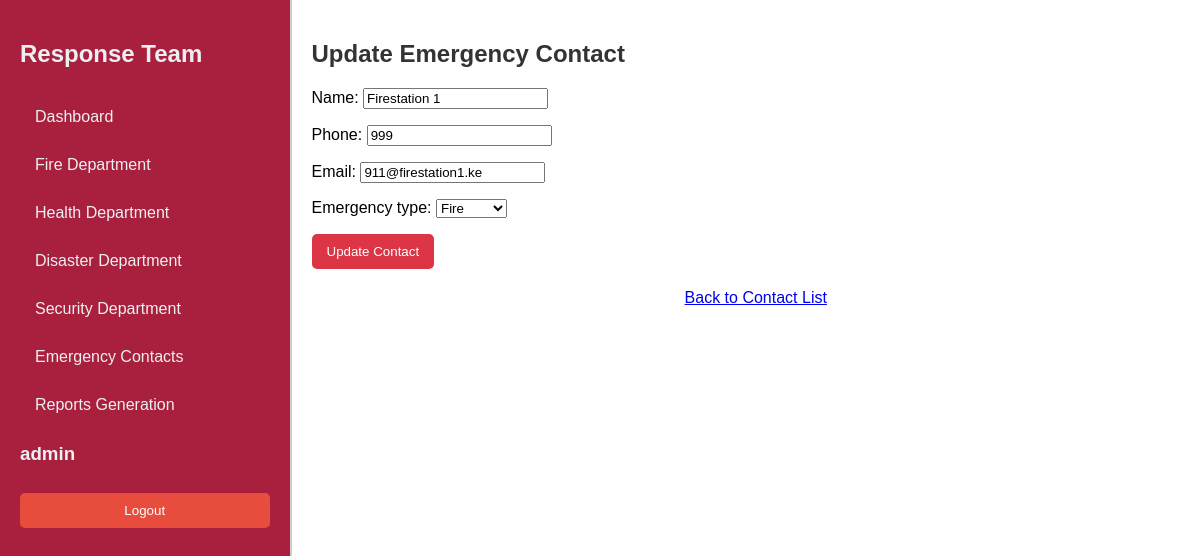
/response-team/emergency-contacts/update/1/ (signed in), run on the app's committed database.
### sos/models.py (models this page shows, shortened)
class EmergencyContacts(models.Model):
    name = models.CharField(max_length=200)
    phone = models.CharField(max_length=20)
    email = models.EmailField(max_length=200)
    emergency_type = models.ForeignKey(EmergencyType, on_delete=models.CASCADE)  # Changed field name

class EmergencyType(models.Model):
    name = models.CharField(max_length=255, unique=True, help_text="Fire, Medical, Security")
    description = models.TextField(blank=True, null=True)
    def __str__(self):
        return self.name

### responseTeam/views.py (the view)
# urls.py: path('emergency-contacts/update/<int:pk>/', views.emergency_contacts_update, name='emergency_contacts_update'),
@staff_member_required
def emergency_contacts_update(request, pk):
    contact = get_object_or_404(EmergencyContacts, pk=pk)
    if request.method == 'POST':
        form = EmergencyContactsForm(request.POST, instance=contact)
        if form.is_valid():
            form.save()
            return redirect('emergency_contacts_list')
    else:
        form = EmergencyContactsForm(instance=contact)
    return render(request, 'emergency_contact/contact_update.html', {'form': form})

### sos/forms.py (shortened to what this page needs)
class EmergencyContactsForm(forms.ModelForm):
    class Meta:
        model = EmergencyContacts
        fields = ['name', 'phone', 'email', 'emergency_type']  # Updated field name
        widgets = {
            'name': forms.TextInput(attrs={'class': 'form-control', 'placeholder': 'Full Name'}),
            'phone': forms.TextInput(attrs={'class': 'form-control', 'placeholder': 'Phone Number'}),
            'email': forms.EmailInput(attrs={'class': 'form-control', 'placeholder': 'Email Address'}),
            'emergency_type': forms.Select(attrs={'class': 'form-control'}),  # Updated field name
        }

### responseTeam/views.py (called while the page is built)
def staff_member_required(view_func):
    decorated_view_func = user_passes_test(lambda u: u.is_staff)(view_func)
    return decorated_view_func

### responseTeam/templates/emergency_contact/contact_update.html (shortened to what this page needs)
{% extends 'dashboard.html' %}
{% block content %}
<h2>Update Emergency Contact</h2>
<form method="post">
    {{ form.as_p }}
    <button type="submit">Update Contact</button>
</form>
<div class="search-container">
    <a href="{% url 'emergency_contacts_list' %}" class="form-btn">Back to Contact List</a>
</div>
{% endblock %}

### responseTeam/templates/components/staff_aside.html (shortened to what this page needs)
<aside class="sidebar">
    <h2 class='title'><a href='/' class="sidebar-title">
        Response Team</a></h2>
    <ul class="sidebar-menu">
        <li class="sidebar-item">
            <a href='/response-team/' class="sidebar-link">Dashboard</a>
        </li>
        <li class="sidebar-item">
            <a href='/response-team/fire/' class="sidebar-link">Fire Department</a>
        </li>
        <li class="sidebar-item">
            <a href='/response-team/health/' class="sidebar-link">Health Department</a>
        </li>
        <li class="sidebar-item">
            <a href='/response-team/disaster/' class="sidebar-link">Disaster Department</a>
        </li>
        <li class="sidebar-item">
            <a href='/response-team/security/' class="sidebar-link">Security Department</a>
        </li>
        <li class="sidebar-item">
            <a href="{%url 'emergency_contacts_list'%}" class="sidebar-link">Emergency Contacts</a>
        </li>
        <li class="sidebar-item">
            <a href="{%url 'all_reports-overview'%}" class="sidebar-link">Reports Generation</a>
        </li>
        {% if user.is_authenticated %}
            <h3>{{user.username}}</h3>
            <form method="post" action="{% url 'logout' %}">
                <button type="submit" class="logout-button">Logout</button>
            </form>
            {% else %}
            <a href="/accounts/login" class="login" style='text-decoration:none; color:white;'>Login</a>
            {% endif %}
    </ul>
</aside>

### responseTeam/templates/dashboard.html (style rules this page uses)
html, body { height: 100%; width: 100%; margin: 0; padding: 0; }
body { font-family: "Arial", sans-serif; background-color: #f4f7fa; position: relative; }
h2 { color: #333; margin-top: 20px; }
.form-btn { margin-left: 20px; }
button { background-color: #dc3545; color: white; border: none; padding: 10px 15px; border-radius: 5px; cursor: pointer; transition: background-color 0.3s; }
.search-container { display: flex; justify-content: center; margin: 20px 0; }

### responseTeam/templates/components/staff_aside.html (style rules this page uses)
.sidebar { background-color: #a9203e; color: #ecf0f1; padding: 20px; height: 100%; display: flex; flex-direction: column; }
.sidebar-title { font-size: 24px; font-weight: bold; color: #ecf0f1; text-decoration: none; margin-bottom: 20px; text-align: center; }
.sidebar-menu { list-style: none; padding: 0; margin: 0; }
.sidebar-item { margin: 10px 0; }
.sidebar-link { color: #ecf0f1; text-decoration: none; padding: 10px 15px; display: block; border-radius: 5px; transition: background-color 0.3s; }
.logout-button { background-color: #e74c3c; color: white; border: none; padding: 10px 15px; border-radius: 5px; cursor: pointer; width: 100%; margin-top: 10px; transition: background-color 0.3s; }

### data on the page
EmergencyContacts: name "Firestation 1", phone "999", email "911@firestation1.ke", emergency_type "Fire"

### other printed values
{{ user.username }} "admin"
